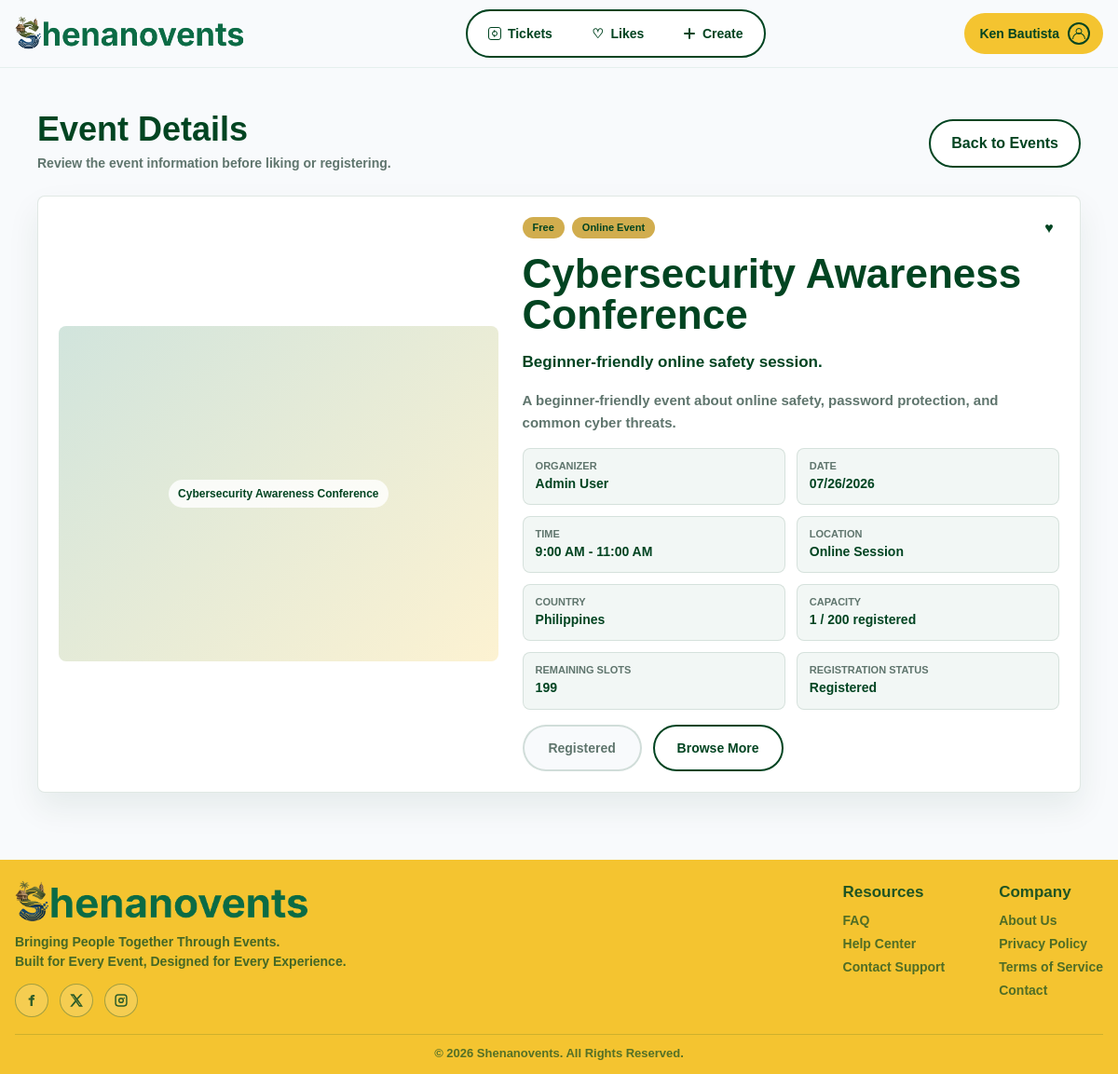
Screenshot of /participant/event-details.php?event=1 (signed in) with the database file from the repository.
### tables this page shows
CREATE TABLE events (
    event_id INT AUTO_INCREMENT PRIMARY KEY,
    event_title VARCHAR(150) NOT NULL,
    event_summary VARCHAR(255) NULL,
    event_description TEXT NOT NULL,
    event_tags VARCHAR(255) NULL,
    event_category VARCHAR(80) NULL,
    event_type VARCHAR(30) NOT NULL DEFAULT 'physical',
    event_location VARCHAR(150) NOT NULL,
    event_country VARCHAR(100) NOT NULL DEFAULT 'Philippines',
    event_province VARCHAR(100) NULL,
    event_city VARCHAR(100) NULL,
    event_address VARCHAR(255) NULL,
    event_venue VARCHAR(150) NULL,
    online_link VARCHAR(255) NULL,
    online_platform VARCHAR(100) NULL,
    event_date DATE NOT NULL,
    event_time TIME NOT NULL,
    event_end_time TIME NULL,
    capacity INT NOT NULL,
    banner_image VARCHAR(255) NULL,
    visibility VARCHAR(30) NOT NULL DEFAULT 'public',
    audience VARCHAR(100) NULL,
    private_access_key VARCHAR(20) NULL UNIQUE,
    publish_date DATE NULL,
    publish_time TIME NULL,
    status VARCHAR(30) NOT NULL DEFAULT 'open',
    created_by INT NOT NULL,
    created_at DATETIME NOT NULL DEFAULT CURRENT_TIMESTAMP,
    CONSTRAINT fk_events_created_by
        FOREIGN KEY (created_by)
        REFERENCES users(user_id)
        ON UPDATE CASCADE
        ON DELETE RESTRICT
);

### participant/event-details.php (the view, shortened to what this page needs)
<?php
require_once __DIR__ . '/../includes/participant-check.php';
require_once __DIR__ . '/../includes/participant-data.php';
$participant_id = participant_current_user_id();
$event_id = (int) ($_GET['event'] ?? 0);
$event = $event_id > 0 ? participant_fetch_event_details($conn, $participant_id, $event_id) : null;
require_once __DIR__ . '/../includes/header.php';
?>
<section class="profile-page event-detail-page" aria-labelledby="eventDetailTitle">
    <div class="profile-shell">
        <div class="dashboard-title-row">
            <div>
                <h1 id="eventDetailTitle">Event Details</h1>
                <p>Review the event information before liking or registering.</p>
            </div>
            <a class="button button-outline" href="events.php">Back to Events</a>
        </div>
        <?php if (!$event): ?>
            <?php participant_render_empty_state('Event not found', 'The selected event may have been removed or is no longer available.', 'events.php', 'Browse Events'); ?>
        <?php else: ?>
            <article class="event-detail-card" data-registration-event data-event-id="event-<?php echo (int) $event['event_id']; ?>" data-event-title="<?php echo htmlspecialchars($event['event_title'], ENT_QUOTES, 'UTF-8'); ?>" data-event-date-time="<?php echo htmlspecialchars($event['date_time'], ENT_QUOTES, 'UTF-8'); ?>" data-event-location="<?php echo htmlspecialchars($event['event_location'], ENT_QUOTES, 'UTF-8'); ?>">
                <div class="event-detail-media">
                    <?php participant_render_event_image($event); ?>
                </div>
                <div class="event-detail-content">
                    <div class="event-card-top event-detail-top">
                        <div class="event-badges" aria-label="Event badges">
                            <span class="event-badge">Free</span>
                            <span class="event-badge"><?php echo htmlspecialchars($event['event_type_label'], ENT_QUOTES, 'UTF-8'); ?></span>
                        </div>
                        <?php participant_render_like_button($event); ?>
                    </div>
                    <h2><?php echo htmlspecialchars($event['event_title'], ENT_QUOTES, 'UTF-8'); ?></h2>
                    <p class="event-detail-summary"><?php echo htmlspecialchars($event['event_summary'] !== '' ? $event['event_summary'] : $event['event_description'], ENT_QUOTES, 'UTF-8'); ?></p>
                    <p><?php echo htmlspecialchars($event['event_description'], ENT_QUOTES, 'UTF-8'); ?></p>
                    <dl class="event-detail-list">
                        <div>
                            <dt>Organizer</dt>
                            <dd><?php echo htmlspecialchars($event['organizer_name'], ENT_QUOTES, 'UTF-8'); ?></dd>
                        </div>
                        <div>
                            <dt>Date</dt>
                            <dd><?php echo htmlspecialchars($event['date_text'], ENT_QUOTES, 'UTF-8'); ?></dd>
                        </div>
                        <div>
                            <dt>Time</dt>
                            <dd><?php echo htmlspecialchars($event['time_text'], ENT_QUOTES, 'UTF-8'); ?></dd>
                        </div>
                        <div>
                            <dt>Location</dt>
                            <dd><?php echo htmlspecialchars($event['event_location'], ENT_QUOTES, 'UTF-8'); ?></dd>
                        </div>
                        <div>
                            <dt>Country</dt>
                            <dd><?php echo htmlspecialchars($event['event_country'] !== '' ? $event['event_country'] : 'Not specified', ENT_QUOTES, 'UTF-8'); ?></dd>
                        </div>
                        <div>
                            <dt>Capacity</dt>
                            <dd><?php echo (int) $event['registered_count']; ?> / <?php echo (int) $event['capacity']; ?> registered</dd>
                        </div>
                        <div>
                            <dt>Remaining Slots</dt>
                            <dd><?php echo (int) $event['remaining_slots']; ?></dd>
                        </div>
                        <div>
                            <dt>Registration Status</dt>
                            <dd><?php echo htmlspecialchars($event['registration_label'], ENT_QUOTES, 'UTF-8'); ?></dd>
                        </div>
                    </dl>
                    <div class="participant-form-actions">
                        <?php participant_render_event_action($event, 'browse'); ?>
                        <a class="button button-outline" href="events.php">Browse More</a>
                    </div>
                </div>
            </article>
        <?php endif; ?>
    </div>
</section>
<?php require_once __DIR__ . '/../includes/footer.php'; ?>

### includes/participant-data.php (shortened to what this page needs)
<?php
function participant_current_user_id()
{
    return (int) ($_SESSION['user_id'] ?? 0);
}
function participant_format_date($date)
{
    $timestamp = strtotime($date);
    return $timestamp ? date('m/d/Y', $timestamp) : 'N/A';
}
function participant_format_time($time)
{
    $timestamp = strtotime($time);
    return $timestamp ? date('g:i A', $timestamp) : 'N/A';
}
function participant_time_filter($date)
{
    $event_timestamp = strtotime($date);
    $day_of_week = (int) date('N', $event_timestamp);
    return $day_of_week >= 6 ? 'weekend' : 'all';
}
function participant_user_can_view_event($event, $user_id)
{
    return true;
}
function participant_event_select_fields($alias = 'e')
{
    $prefix = $alias . '.';
    return $prefix . 'event_id, ' . $prefix . 'event_title, ' . $prefix . 'event_summary, '
        . $prefix . 'event_description, ' . $prefix . 'event_tags, ' . $prefix . 'event_category, '
        . $prefix . 'event_type, ' . $prefix . 'event_location, ' . $prefix . 'event_country, '
        . $prefix . 'event_province, ' . $prefix . 'event_city, ' . $prefix . 'event_address, '
        . $prefix . 'event_venue, ' . $prefix . 'online_link, ' . $prefix . 'online_platform, '
        . $prefix . 'event_date, ' . $prefix . 'event_time, ' . $prefix . 'event_end_time, '
        . $prefix . 'capacity, ' . $prefix . 'banner_image, ' . $prefix . 'visibility, '
        . $prefix . 'audience, ' . $prefix . 'private_access_key, ' . $prefix . 'publish_date, ' . $prefix . 'publish_time, '
        . $prefix . 'status, ' . $prefix . 'created_by, ' . $prefix . 'created_at';
}
function participant_render_event_image($event, $base_path = '../')
{
    $event_title = $event['event_title'] ?? 'Shenanovents event';
        ?>
    <div class="event-image-placeholder event-image-fallback">
        <span><?php echo htmlspecialchars($event_title, ENT_QUOTES, 'UTF-8'); ?></span>
    </div>
    <?php
}
function participant_event_type_label($event_type)
{
    $event_type = strtolower(trim((string) $event_type));
    if ($event_type === 'online') {
        return 'Online Event';
    }
    return 'Venue Event';
}
        ?>
    <?php
function participant_event_badge($status, $remaining_slots, $capacity)
{
    $capacity = (int) $capacity;
    $remaining_slots = (int) $remaining_slots;
    $registered_count = max(0, $capacity - max(0, $remaining_slots));
    return '';
}
function participant_registration_label($event)
{
    if (($event['current_user_registration_status'] ?? '') === 'registered') {
        return 'Registered';
    }
    return 'Free Registration';
}
function participant_attendance_status_label($status)
{
    $status = strtolower(trim((string) $status));
    return ucwords(str_replace(['_', '-'], ' ', $status));
}
function participant_normalize_event_row($row)
{
    $capacity = (int) ($row['capacity'] ?? 0);
    $registered_count = (int) ($row['registered_count'] ?? 0);
    $event_type = strtolower(trim((string) ($row['event_type'] ?? '')));
    $event_category = strtolower(trim((string) ($row['event_category'] ?? '')));
    $start_time_text = participant_format_time($row['event_time'] ?? '');
    $end_time_text = !empty($row['event_end_time']) ? participant_format_time($row['event_end_time']) : '';
    $remaining_slots = max(0, $capacity - $registered_count);
    $row['registered_count'] = $registered_count;
    $row['remaining_slots'] = $remaining_slots;
    $row['date_text'] = participant_format_date($row['event_date']);
    $row['start_time_text'] = $start_time_text;
    $row['end_time_text'] = $end_time_text;
    $row['time_text'] = $end_time_text !== '' ? $start_time_text . ' - ' . $end_time_text : $start_time_text;
    $row['date_time'] = strtoupper(date('D, M j', strtotime($row['event_date']))) . ' - ' . strtoupper($row['time_text']);
    $row['time_filter'] = participant_time_filter($row['event_date']);
    $row['location_type'] = in_array($event_type, ['online', 'physical', 'tba'], true)
        ? $event_type
        : participant_event_location_type($row['event_location']);
    $row['event_type_label'] = participant_event_type_label($row['location_type']);
    $row['category'] = $event_category !== ''
        ? $event_category
        : participant_event_category($row['event_title'], $row['event_description'] . ' ' . ($row['event_tags'] ?? ''));
    $row['event_category'] = $row['category'];
    $row['event_country'] = trim((string) ($row['event_country'] ?? ''));
    $row['event_city'] = trim((string) ($row['event_city'] ?? ''));
    $row['event_province'] = trim((string) ($row['event_province'] ?? ''));
    $row['event_summary'] = trim((string) ($row['event_summary'] ?? ''));
    $row['banner_image'] = trim((string) ($row['banner_image'] ?? ''));
    $row['visibility'] = trim((string) ($row['visibility'] ?? 'public'));
    $row['audience'] = trim((string) ($row['audience'] ?? ''));
    $row['private_access_key'] = trim((string) ($row['private_access_key'] ?? ''));
    $row['status_badge'] = participant_event_badge($row['status'], $remaining_slots, $capacity);
    $row['registration_label'] = participant_registration_label($row);
    $row['organizer_name'] = trim(($row['organizer_first_name'] ?? '') . ' ' . ($row['organizer_last_name'] ?? ''));
    $row['current_user_liked'] = (int) ($row['current_user_liked'] ?? 0);
    $row['attendee_count'] = (int) ($row['attendee_count'] ?? 1);
    $row['attendance_code'] = trim((string) ($row['attendance_code'] ?? ''));
    $row['attendance_status'] = strtolower(trim((string) ($row['attendance_status'] ?? 'pending')));
    $row['attendance_status_label'] = participant_attendance_status_label($row['attendance_status']);
    $row['attendance_marked_at'] = $row['attendance_marked_at'] ?? null;
    return $row;
}
    ?>
    <?php
function participant_fetch_event_details($conn, $user_id, $event_id)
{
    $event_fields = participant_event_select_fields('e');
    $sql = 'SELECT ' . $event_fields . ',
                   organizer.first_name AS organizer_first_name,
                   organizer.last_name AS organizer_last_name,
                   (SELECT COALESCE(SUM(active_reg.attendee_count), 0)
                    FROM registrations active_reg
                    WHERE active_reg.event_id = e.event_id
                    AND active_reg.registration_status = "registered") AS registered_count,
                   (SELECT user_reg.registration_status
                    FROM registrations user_reg
                    WHERE user_reg.event_id = e.event_id
                    AND user_reg.user_id = ?
                    LIMIT 1) AS current_user_registration_status,
                   EXISTS(
                    SELECT 1
                    FROM liked_events liked
                    WHERE liked.event_id = e.event_id
                    AND liked.user_id = ?
                   ) AS current_user_liked
            FROM events e
            INNER JOIN users organizer ON organizer.user_id = e.created_by
            WHERE e.event_id = ?
            LIMIT 1';
    $stmt = mysqli_prepare($conn, $sql);
    mysqli_stmt_bind_param($stmt, 'iii', $user_id, $user_id, $event_id);
    mysqli_stmt_execute($stmt);
    $result = mysqli_stmt_get_result($stmt);
    $event = mysqli_fetch_assoc($result);
    $event = participant_normalize_event_row($event);
    return participant_user_can_view_event($event, $user_id) ? $event : null;
}
function participant_render_like_button($event)
{
    $is_liked = !empty($event['current_user_liked']);
    ?>
    <form class="event-like-form" action="" method="post" data-like-form>
        <button class="event-heart<?php echo $is_liked ? ' liked' : ''; ?>" type="submit" aria-label="<?php echo $is_liked ? 'Remove liked event' : 'Like event'; ?>" aria-pressed="<?php echo $is_liked ? 'true' : 'false'; ?>" data-like-button>
            <?php echo $is_liked ? '&#9829;' : '&#9825;'; ?>
        </button>
    </form>
    <?php
}
function participant_render_event_action($event, $mode = 'browse')
{
            ?>
            <?php
    if (($event['current_user_registration_status'] ?? '') === 'registered') {
        ?>
        <span class="event-register event-register-static">Registered</span>
        <?php
        return;
    }
        ?>
    <?php
}
    ?>

### rows the page displays
events: event_title "Cybersecurity Awareness Conference", event_summary "Beginner-friendly online safety session.", event_description "A beginner-friendly event about online safety, password protection, and common cyber threats.", event_location "Online Session", event_country "Philippines", capacity "200"

### other values shown
$safe_display_user_name "Ken Bautista"
$event['event_type_label'] "Online Event"
$event['organizer_name'] "Admin User"
$event['date_text'] "07/26/2026"
$event['time_text'] "9:00 AM - 11:00 AM"
$event['registered_count'] "1"
$event['remaining_slots'] "199"
$event['registration_label'] "Registered"
